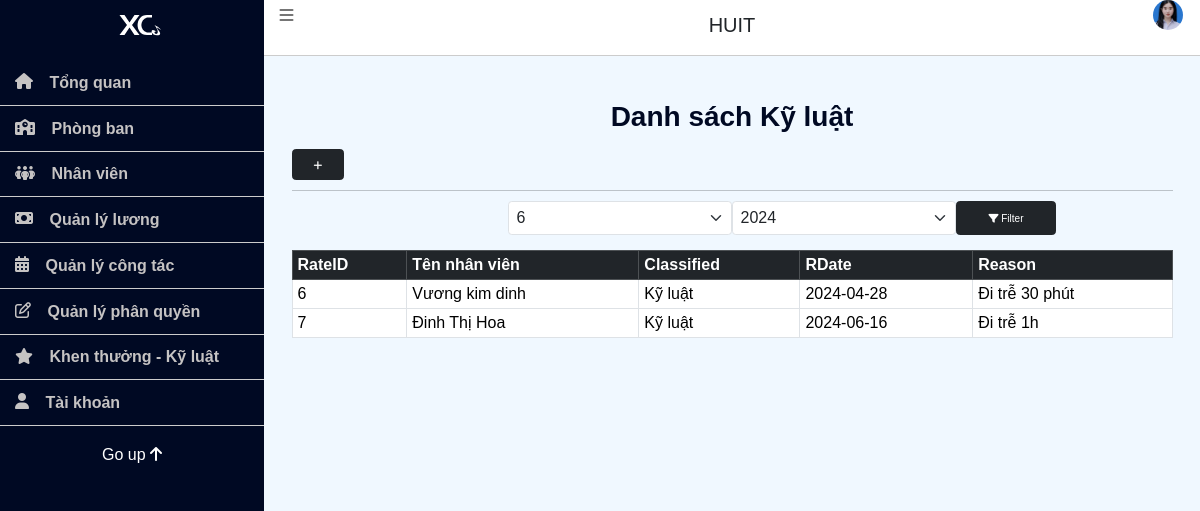
The page /admin/index.php?page=listDiscipline (signed in) on the database its author committed.
### tables this page shows
CREATE TABLE `rate` (
  `RateID` int NOT NULL,
  `Classifiled` text,
  `RDate` date DEFAULT NULL,
  `Reason` text,
  `UserID` int DEFAULT NULL
);

CREATE TABLE `users` (
  `UserID` int NOT NULL,
  `FullName` text NOT NULL,
  `Birthday` date DEFAULT NULL,
  `Gender` text NOT NULL,
  `Email` varchar(155) NOT NULL,
  `Address` text NOT NULL,
  `Phone` varchar(11) NOT NULL,
  `Username` varchar(20) NOT NULL,
  `Password` varchar(255) NOT NULL,
  `Role` varchar(155) NOT NULL DEFAULT 'User',
  `Status` varchar(155) NOT NULL DEFAULT 'Đang làm việc',
  `PositionID` int NOT NULL,
  `DeptID` int NOT NULL
);

### Library/Db.class.php (called while the page is built, shortened)
<?php
class Db
{
	public  $conn=null;
	function __construct()
    {
        try {
            $this->conn = new PDO('mysql:host='.HOST_DB.';dbname='.DB, USER_DB, PASS_DB);
            $this->conn->query('set names utf8');
        } catch(PDOException $e) {
            echo 'ERROR';
            exit;
        }
    }
	function selectQuery($sql, $arr=array())
	{
		$stm = $this->conn->prepare($sql);
		$stm->execute($arr);
		return $stm->fetchAll(PDO::FETCH_ASSOC);
	}
}

### Controller/RateController.php (called while the page is built, shortened)
<?php
include_once '../Library/Db.class.php';
include_once '../Model/Rate.php';
class RateController {
    private $rateModel;
    public function __construct() {
        $this->rateModel = new Rate();
    }
    public function getRatesByClassified($classified) {
        return $this->rateModel->getRate($classified);
    }
}
?>

### Model/Rate.php (called while the page is built, shortened)
<?php
class Rate extends Db {
    public function getRate($classified) {
        $sql = "SELECT r.*, u.FullName, i.Url
                FROM rate r
                INNER JOIN users u ON r.UserID = u.UserID
                INNER JOIN img i ON u.UserID = i.UserID
                WHERE r.Classifiled = :classified";
        $params = array(':classified' => $classified);
        return $this->selectQuery($sql, $params);
    }
}
?>

### admin/pages/listDiscipline.php (the view, shortened to what this page needs)
<?php
include_once '../Controller/RateController.php';
$rateController = new RateController();
$classified ='Kỹ luật';
if(isset($_POST['filter'])) {
    $filterMonth = $_POST['filterMonth'];
    $filterYear = $_POST['filterYear'];
    $rewards = $rateController->getRatesByMonthAndYear($classified,$filterMonth, $filterYear);
}
else{
    $rewards = $rateController->getRatesByClassified($classified);
}
function generateMonthOptions($selectedMonth) {
    $currentMonth = date('n');
    $months = array(
        1 => '1', 2 => '2', 3 => '3', 4 => '4', 5 => '5', 6 => '6',
        7 => '7', 8 => '8', 9 => '9', 10 => '10', 11 => '11', 12 => '12'
    );
    $options = '';
    foreach ($months as $month => $name) {
        $selected = ($selectedMonth == $month || (!$selectedMonth && $currentMonth == $month)) ? 'selected' : '';
        $options .= "<option value='$month' $selected>$name</option>";
    }
    return $options;
}
function generateYearOptions($startYear, $endYear, $selectedYear) {
    $currentYear = date('Y');
    $options = '';
    for ($year = $startYear; $year <= $endYear; $year++) {
        $selected = ($selectedYear == $year || (!$selectedYear && $currentYear == $year)) ? 'selected' : '';
        $options .= "<option value='$year' $selected>$year</option>";
    }
    return $options;
}
?>
<div class="container mt-5">
    <h1 class="mt-5 mb-4" style="text-align: center; color: rgb(0, 9, 35); font-size: 28px; font-weight: bold;">Danh sách Kỹ luật</h1>
    <button type="button" class="btn btn-dark" style="width: 6%;height: 12%;" onclick="window.location.href = '?page=createDiscipline'">
        <i class="fas fa-plus"></i>
    </button>
    <hr>
    <form action="" method="post" class="mb-4">
        <div class="row justify-content-end">
            <div class="col-md-3">
                    <select name="filterMonth" class="form-select">
                        <?php echo generateMonthOptions($filterMonth); ?>
                    </select>
            </div>
            <div class="col-md-3">
                <select name="filterYear" class="form-select">
                    <?php echo generateYearOptions(2015, 2040, $filterYear); ?>
                </select>
            </div>
            <div class="col-md-3">
                <button type="submit" name="filter" class="btn btn-dark" style="width: 100px;height: 100%;"><i class="fa-solid fa-filter"></i> Filter </button>
            </div>
        </div>
    </form>
    <div class="table-responsive">
    <table class="table table-bordered" id="tblDiscipline">
        <thead class="table-dark" >
            <tr>
                <th scope="col">RateID</th>
                <th scope="col">Tên nhân viên</th>
                <th scope="col">Classified</th>
                <th scope="col">RDate</th>
                <th scope="col">Reason</th>
            </tr>
        </thead>
        <tbody>
            <?php foreach ($rewards as $reward): ?>
                <tr>
                    <td><?php echo $reward['RateID']; ?></td>
                    <td><?php echo $reward['FullName']; ?></td>
                    <td><?php echo $reward['Classifiled']; ?></td>
                    <td><?php echo $reward['RDate']; ?></td>
                    <td><?php echo $reward['Reason']; ?></td>
                </tr>
            <?php endforeach; ?>
        </tbody>
    </table>
    </div>
</div>

### admin/css/admin_site.css (style rules this page uses)
* { margin: 0; padding: 0; box-sizing: border-box; }
html { font-size: 62.5%; }
button, input[type="button"], input[type="submit"] { border: none; background: none; cursor: pointer; padding: 0; }
input[type="text"], input[type="password"], textarea, select { font-size: inherit; font-family: inherit; border: none; outline: none; background: transparent; appearance: none; }
.row > * { padding: 0; }

### admin/pages/listDiscipline.php (style rules this page uses)
.form-select { font-size: 16px; }

### rows shown on the page
rate: RateID "6", UserID.FullName "Vương kim dinh", Classifiled "Kỹ luật", RDate "2024-04-28", Reason "Đi trễ 30 phút"
rate: RateID "7", UserID.FullName "Đinh Thị Hoa", Classifiled "Kỹ luật", RDate "2024-06-16", Reason "Đi trễ 1h"

### other values the page prints
form field filterMonth "6"
form field filterYear "2024"
